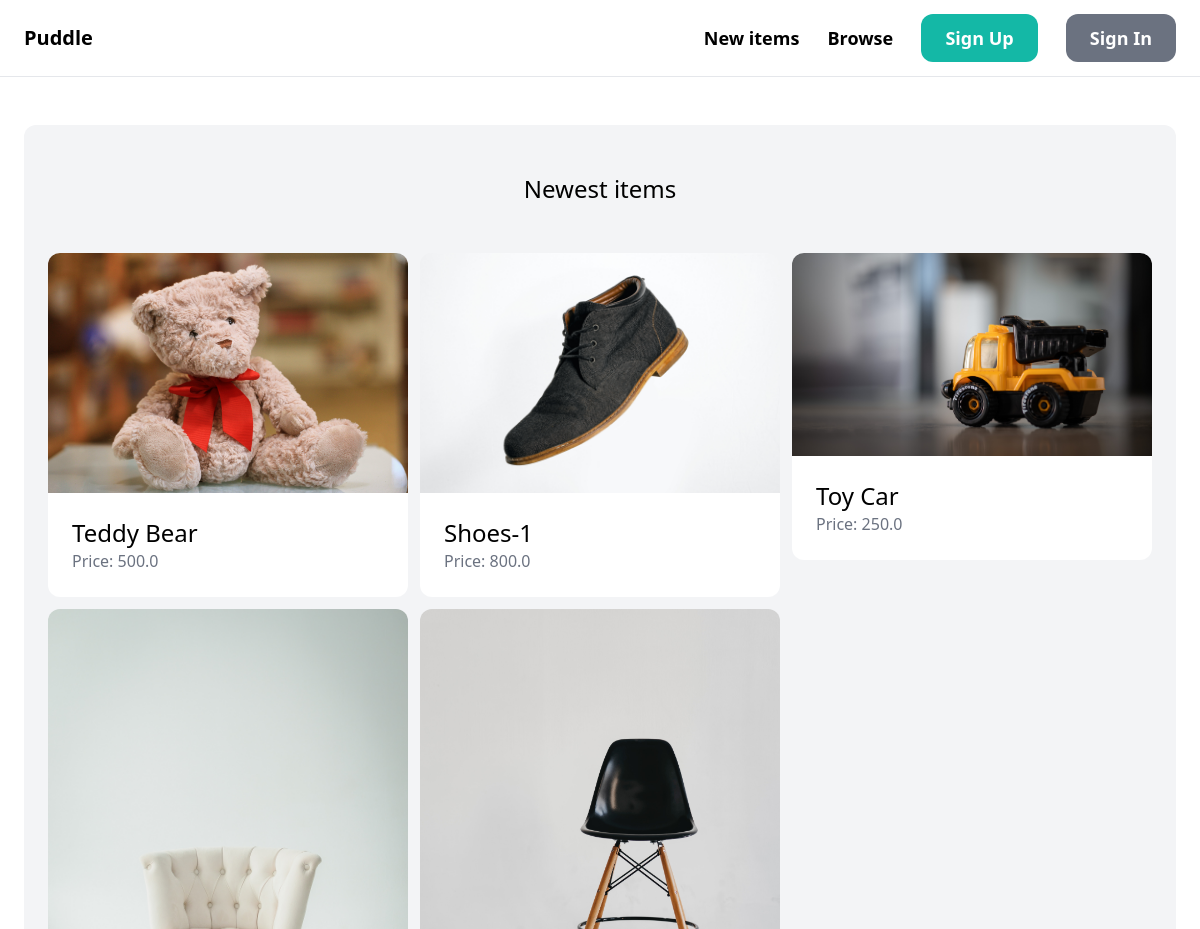
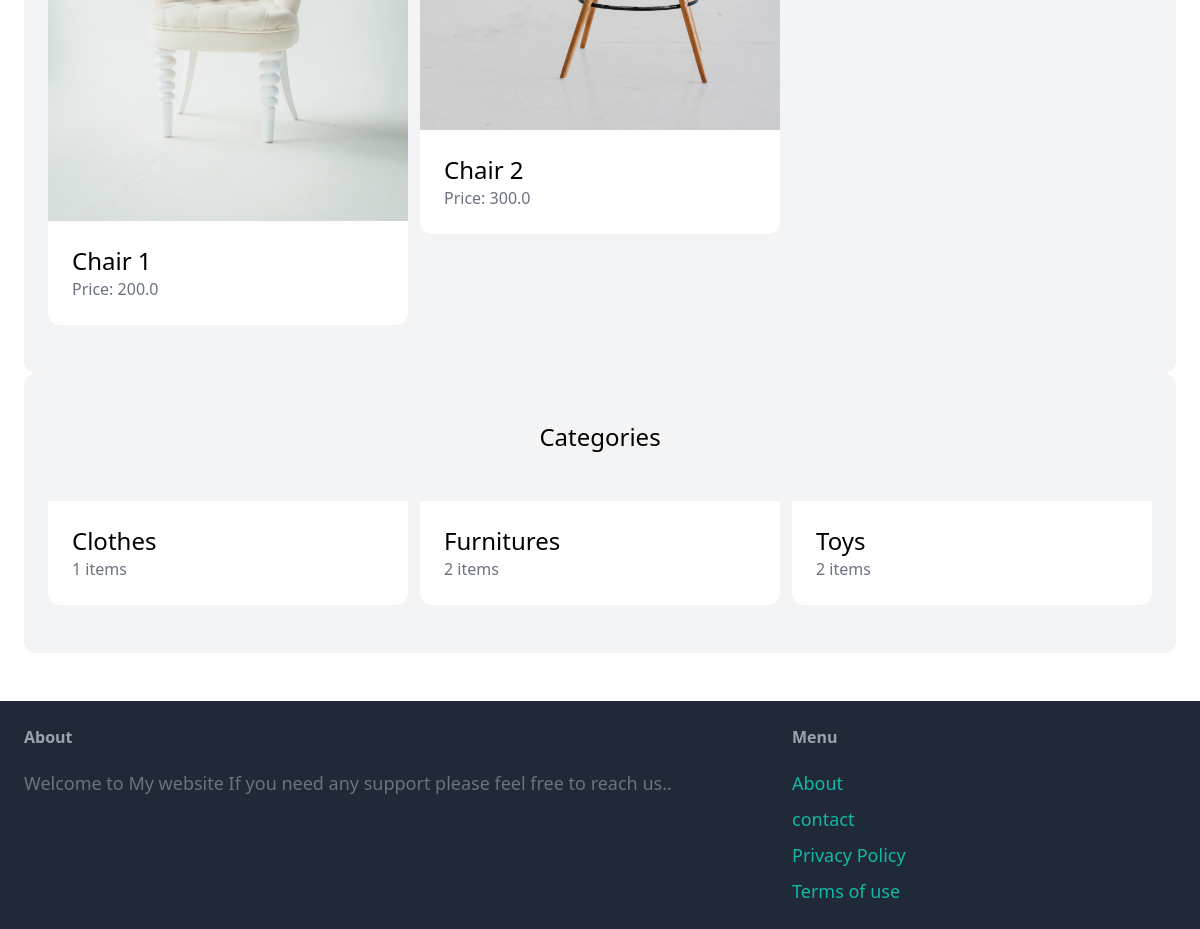
The page / on the database its author committed (2 pictures, top to bottom).
### items/models.py (models this page shows, shortened)
class Item(models.Model):
    category = models.ForeignKey(Category, related_name='items',on_delete=models.CASCADE)
    name = models.CharField(max_length=255)
    description = models.TextField(blank=True,null=True)
    price = models.FloatField()
    image = models.ImageField(upload_to='item_images',blank=True,null=True)
    is_sold = models.BooleanField(default=False)
    created_by = models.ForeignKey(User, related_name='items', on_delete=models.CASCADE)
    created_at = models.DateField(auto_now_add=True)

class Category(models.Model):
    name = models.CharField(max_length=255)
    class Meta:
        ordering = ('name',)
        verbose_name_plural = 'categories'

### core/views.py (the view)
# urls.py: path('',views.index, name='index'),
def index(request):
    items = Item.objects.filter(is_sold=False)[0:6]
    categories = Category.objects.all()
    return render(request, 'index.html',{'categories':categories,'items':items,})

### core/templates/index.html (shortened to what this page needs)
{% extends 'base.html'  %}
{% block content %}
   <div class="mt-6 px-6 py-12 bg-gray-100 rounded-xl">
      <h2 class="mb-12 text-2xl text-center">Newest items</h2>
      <div class="grid grid-cols-3 gap-3">
      {% for item in items %}
      <div>
         <a href="{% url 'items:detail' item.id %}">
            <div>
                 <img src="{{ item.image.url }}" class="rounded-t-xl">
            </div>
            <div class="p-6 bg-white rounded-b-xl">
               <h2 class="text-2xl">{{ item.name }}</h2>
               <p class="text-gray-500">Price: {{ item.price }}</p>
            </div>
         </a>
      </div>
      {% endfor %}
       </div>
   </div>
   <div class="mb-6 px-6 py-12 bg-gray-100 rounded-xl">
      <h2 class="mb-12 text-2xl text-center">Categories</h2>
      <div class="grid grid-cols-3 gap-3">
        {% for category in categories %}
          <div>
             <a href="#">
                <div class="p-6 bg-white rounded-b-xl">
                   <h2 class="text-2xl">{{ category.name }}</h2>
                   <p class="text-gray-500">{{ category.items.count }} items</p>
                </div>
             </a>
          </div>
        {% endfor %}
      </div>
   </div>
{% endblock %}

### core/templates/base.html (shortened to what this page needs)
<!doctype html>
<html lang="en">
<head>
    <script src="https://cdn.tailwindcss.com"></script>
</head>
<body>
  <nav class="py-6 px-6 flex justify-between items-center border-b border-gray-200">
          <a href="/" class="text-xl font-semibold">Puddle</a>
      <div class="space-x-6">
           <a href="{% url 'items:new' %}" class="text-lg font-semibold hover:text-gray-500">New items</a>
          <a href="#" class="text-lg font-semibold hover:text-gray-500">Browse</a>
          {% if request.user.is_authenticated %}
              <a href="#" class="px-6 py-3 text-lg font-semibold bg-teal-500 text-white rounded-xl hover:bg-teal-700 ">Inbox</a>
              <a href="{% url 'dashboard:index' %}" class="px-6 py-3 text-lg font-semibold bg-gray-500 text-white rounded-xl hover:bg-gray-700 "> Dashboard </a>
          {% else %}
              <a href="{% url 'core:signup' %}" class="px-6 py-3 text-lg font-semibold bg-teal-500 text-white rounded-xl hover:bg-teal-700 ">Sign Up</a>
              <a href="{% url 'core:login' %}" class="px-6 py-3 text-lg font-semibold bg-gray-500 text-white rounded-xl hover:bg-gray-700 ">Sign In</a>
          {% endif %}
      </div>
  </nav>
   <div class="px-6 py-6">
        {% block content %}
        {% endblock %}
   </div>
<footer class="py-6 px-6 flex justify-between bg-gray-800">
    <div class="w-2/3 pr-10">
        <h3 class="mb-5 font-semibold text-gray-400">About</h3>
        <p class="text-lg text-gray-500">Welcome to My website If you need any support please feel free to reach us..</p>
    </div>
    <div class="w-1/3">
         <h3 class="mb-5 font-semibold text-gray-400">Menu</h3>
         <ul class="space-y-2">
             <li><a href="#" class="text-lg text-teal-500 hover:text-teal-700">About</a></li>
             <li><a href="{% url 'core:contact' %}" class="text-lg text-teal-500 hover:text-teal-700">contact</a></li>
             <li><a href="#" class="text-lg text-teal-500 hover:text-teal-700">Privacy Policy</a></li>
             <li><a href="#" class="text-lg text-teal-500 hover:text-teal-700">Terms of use</a></li>
         </ul>
    </div>
</footer>
</body>
</html>

### rows shown on the page
Item: image (picture), name "Teddy Bear", price "500.0"
Item: image (picture), name "Shoes-1", price "800.0"
Item: image (picture), name "Toy Car", price "250.0"
Item: image (picture), name "Chair 1", price "200.0"
Item: image (picture), name "Chair 2", price "300.0"
Category: name "Clothes", items.count "1"
Category: name "Furnitures", items.count "2"
Category: name "Toys", items.count "2"
